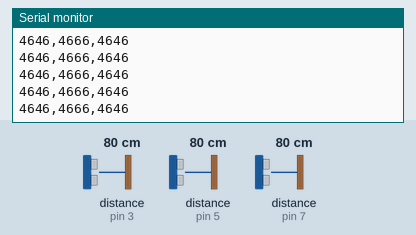
Recording of a sketch running on a simulated Arduino Uno, built with avr-gcc and run on an emulated ATmega328P. Shown: the last lines printed to the serial monitor. Wiring (inferred from the names in the program): 3 × ultrasonic range finder: trigger pin 3, echo pin 3 / trigger pin 5, echo pin 5 / trigger pin 7, echo pin 7. The test bench sets the inputs (shaded band); at power-on: distance to the obstacle (sensors on pin 3, pin 5, pin 7) 80 cm. The echo pulse lasts 58.3 µs per cm.

Above: at 1.2 s.
1.3 s: distance to the obstacle (sensor on pin 3) set to 2 cm
At 1.8 s:
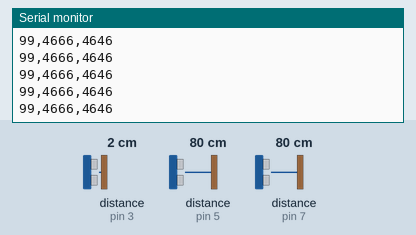
4.3 s: distance to the obstacle (sensor on pin 5) set to 250 cm
At 5.3 s:
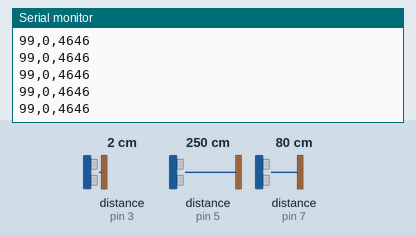
7.3 s: distance to the obstacle (sensor on pin 7) set to 2 cm
At 7.8 s:
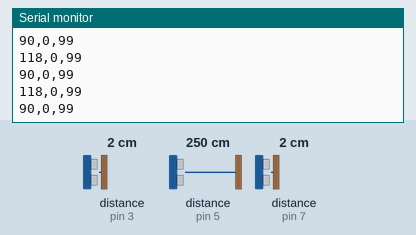
8.8 s: distance to the obstacle (sensor on pin 3) set to 4 cm
At 9.6 s:
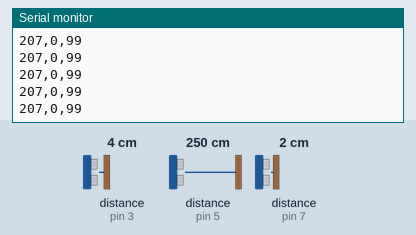
10.3 s: distance to the obstacle (sensor on pin 5) set to 2 cm
At 11.3 s:
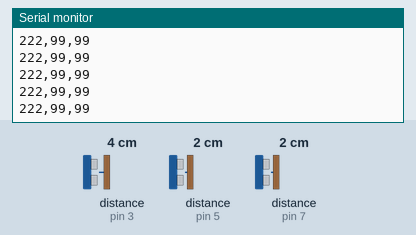
11.8 s: distance to the obstacle (sensor on pin 7) set to 4 cm
At 12.5 s:
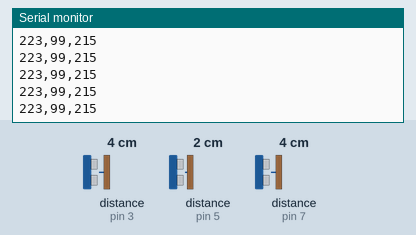
Timing chart, 0 to 14.3 s (numbered marks = the images above; inputs shaded):
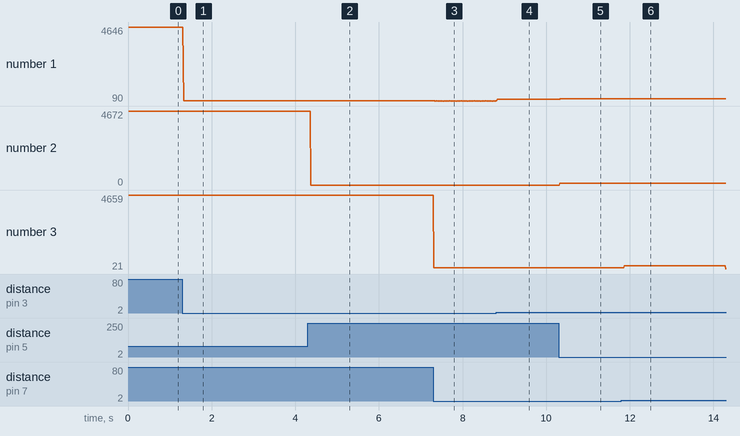

Measured:
- after the input at 1.3 s, the serial monitor: prints a new line at once (image 1)
- after the input at 4.3 s, the serial monitor: prints a new line after 0.07 s (image 2)
- after the input at 7.3 s, the serial monitor: prints a new line at once (image 3)
- after the input at 8.8 s, the serial monitor: prints a new line at once (image 4)
- after the input at 10.3 s, the serial monitor: prints a new line at once (image 5)
- after the input at 11.8 s, the serial monitor: prints a new line after 0.07 s (image 6)
- plotted number 1: 4646 → 99 after the input at 1.3 s, 99 → 90 after the input at 7.3 s, 90 → 207 after the input at 8.8 s, 207 → 222 after the input at 10.3 s, 222 → 223 after the input at 11.8 s
- plotted number 2: 4666 → 0 after the input at 4.3 s

The sketch:

sketch.ino
```cpp
#define maxlen 50

int pingPin[3] = {
  3, 5, 7}; //{T,R,L}
short inc = 0, Pin;
short count = 0, idx = 0;

unsigned long data[3];
int i = 0;

int statusLed = 11;
int errorLed = 12;

short temp = 0, lowest, tempInch = 0, refVal = 11;
float inches, cm;
unsigned long duration = 0;

void getDuration()
{
  pinMode(Pin, OUTPUT);
  digitalWrite(Pin, LOW);
  delayMicroseconds(2);
  digitalWrite(Pin, HIGH);
  delayMicroseconds(5);
  digitalWrite(Pin, LOW);

  pinMode(Pin, INPUT);
  duration = pulseIn(Pin, HIGH,15000);

}

void setup()
{
  Serial.begin(9600);
}

void loop()
{
  Pin = pingPin[inc];
  getDuration();
  data[inc] = duration;
  inc++;
  //delay(3);
  if( inc == 3) {
    Serial.print(data[0]);
    Serial.print(",");
    Serial.print(data[1]);
    Serial.print(",");
    Serial.println(data[2]);

  }
  inc = inc % 3;

}
```
